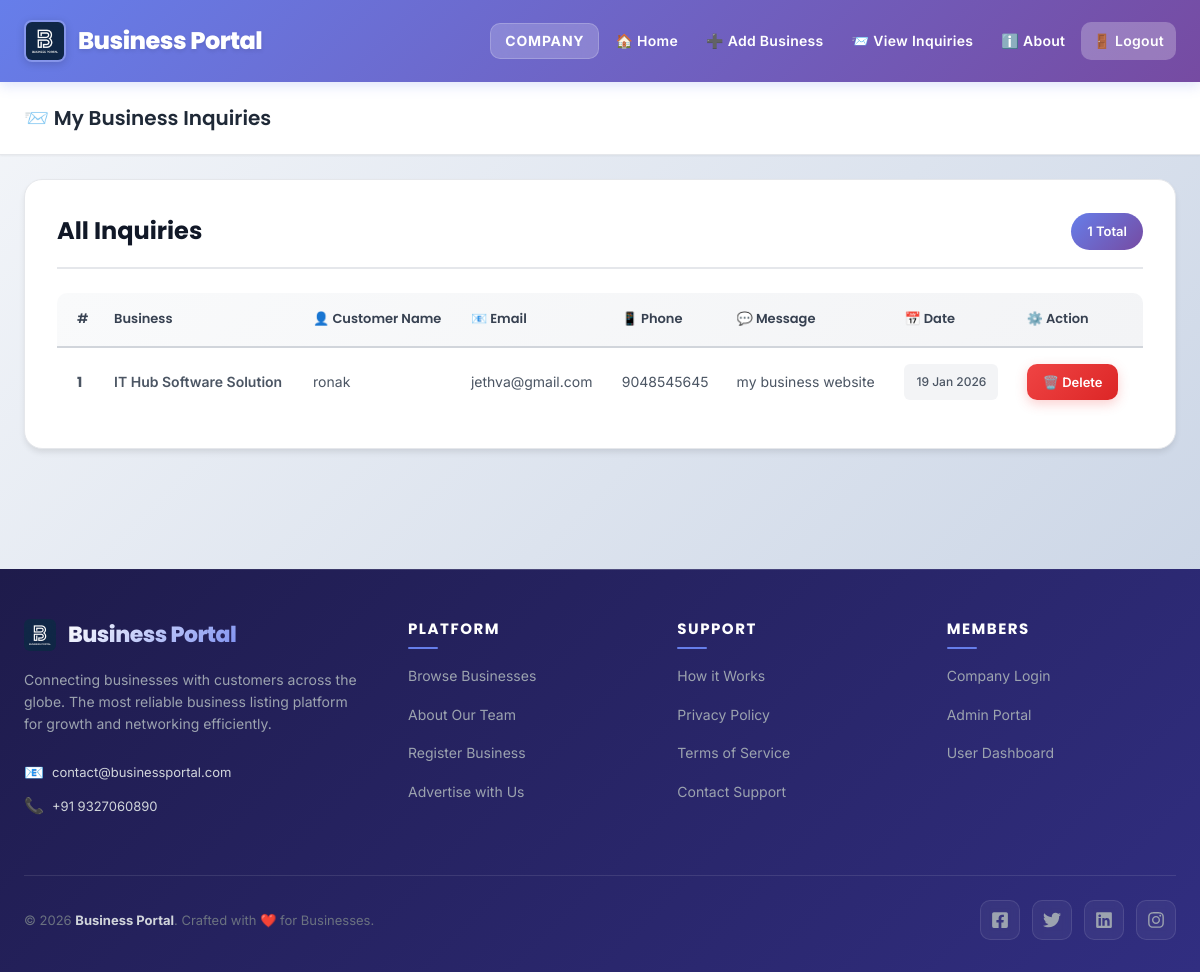
The app's page /company_inquiries.php (signed in), older data.
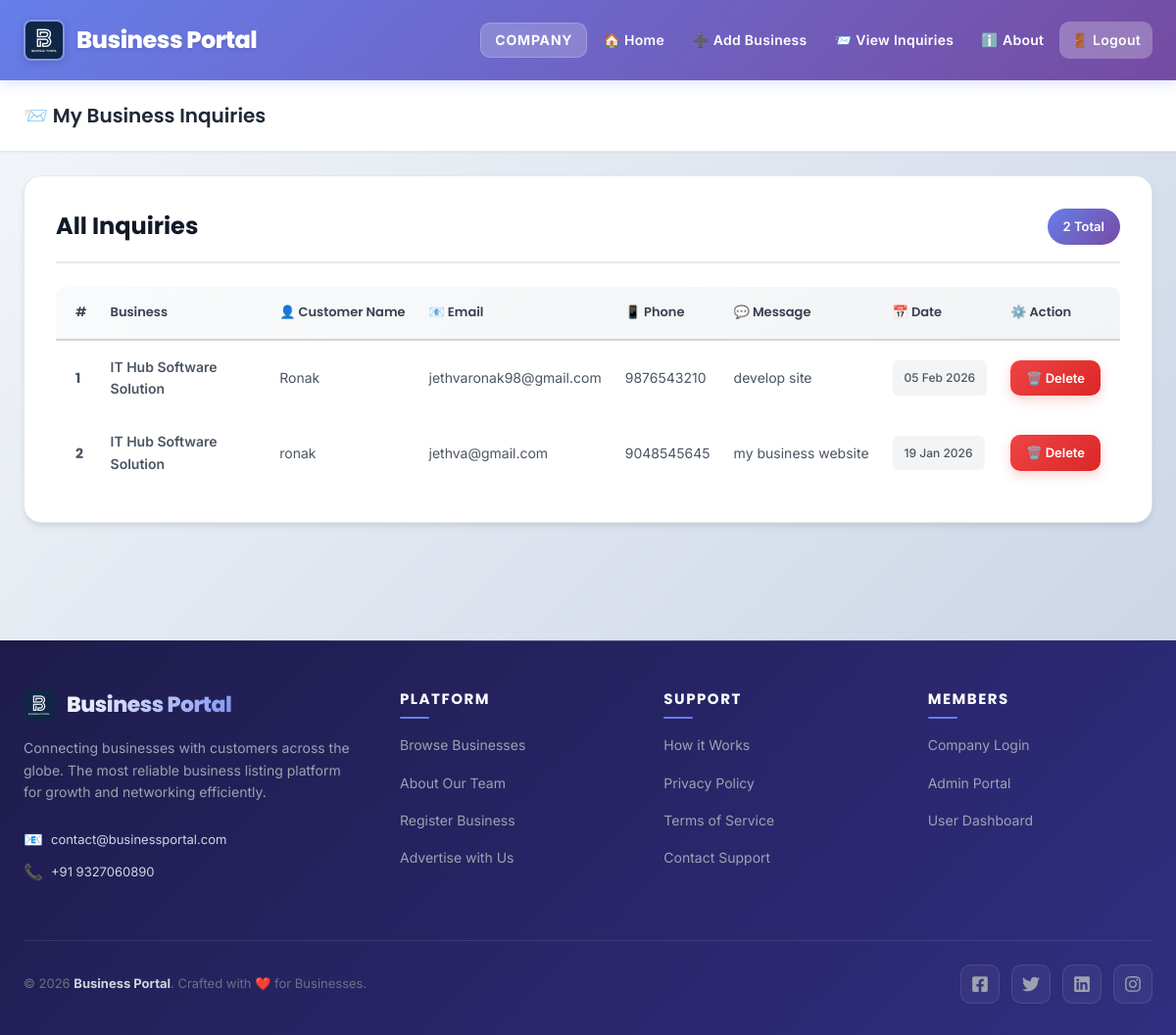
The same page, newer data.
### tables this page shows
CREATE TABLE `inquiries` (
  `id` int(11) NOT NULL,
  `business_name` varchar(255) DEFAULT NULL,
  `name` varchar(100) DEFAULT NULL,
  `email` varchar(100) DEFAULT NULL,
  `phone` varchar(20) DEFAULT NULL,
  `message` text DEFAULT NULL,
  `is_read` tinyint(1) DEFAULT 0,
  `created_at` timestamp NOT NULL DEFAULT current_timestamp()
);

### company_inquiries.php (the view, shortened to what this page needs)
<?php
include "db.php";
$uid = $_SESSION['user_id'];
$bizResult = mysqli_query($conn,
    "SELECT name FROM businesses WHERE user_id='$uid'"
);
$businesses = [];
while ($b = mysqli_fetch_assoc($bizResult)) {
    $businesses[] = "'" . mysqli_real_escape_string($conn, $b['name']) . "'";
}
if (count($businesses) > 0) {
    $bizList = implode(",", $businesses);
    $result = mysqli_query($conn,
        "SELECT * FROM inquiries
         WHERE business_name IN ($bizList)
         ORDER BY id DESC"
    );
} else {
    $result = false;
}
?>
<!DOCTYPE html>
<html lang="en">
<head>
    <link rel="stylesheet" href="style.css?v=<?php echo time(); ?>">
</head>
<body>
<nav class="navbar">
    <div class="navbar-container">
        <div class="navbar-header">
            <div class="navbar-brand">
                <img src="assets/logo.png" alt="Logo" class="navbar-logo">
                Business Portal
            </div>
            <div class="navbar-menu">
                <div class="navbar-user"><?php echo ucfirst($_SESSION['role']); ?></div>
            <a href="dashboard.php">🏠 Home</a>
            <?php if ($_SESSION['role'] === 'company') { ?>
                <a href="add_business.php">➕ Add Business</a>
                <a href="view_inquiries.php">📨 View Inquiries</a>
                <a href="about.php">ℹ️ About</a>
            <?php } ?>
            <a href="logout.php" class="logout-btn">🚪 Logout</a>
        </div>
    </div>
</nav>
<div class="topbar">
    <div class="topbar-container">
        📨 My Business Inquiries
    </div>
</div>
<div class="content">
    <div class="inquiries-table-container">
        <div class="inquiries-table-header">
            <h2>All Inquiries</h2>
            <span class="inquiries-count"><?php echo $result ? mysqli_num_rows($result) : 0; ?> Total</span>
        </div>
        <?php if ($result && mysqli_num_rows($result) > 0) { ?>
            <table class="modern-inquiries-table">
                <thead>
                    <tr>
                        <th>#</th>
                        <th>Business</th>
                        <th>👤 Customer Name</th>
                        <th>📧 Email</th>
                        <th>📱 Phone</th>
                        <th>💬 Message</th>
                        <th>📅 Date</th>
                        <th>⚙️ Action</th>
                    </tr>
                </thead>
                <tbody>
                    <?php $i = 1; while ($row = mysqli_fetch_assoc($result)) { ?>
                        <tr>
                            <td class="inquiry-id" data-label="#"><?php echo $i++; ?></td>
                            <td class="business-name" data-label="Business"><?php echo htmlspecialchars($row['business_name']); ?></td>
                            <td data-label="Customer"><?php echo htmlspecialchars($row['name']); ?></td>
                            <td class="email-cell" data-label="Email"><?php echo htmlspecialchars($row['email']); ?></td>
                            <td data-label="Phone"><?php echo htmlspecialchars($row['phone'] ?: '-'); ?></td>
                            <td class="message-cell" data-label="Message" title="<?php echo htmlspecialchars($row['message']); ?>">
                                <?php echo htmlspecialchars($row['message']); ?>
                            </td>
                            <td data-label="Date">
                                <span class="date-badge">
                                    <?php
                                    echo isset($row['created_at'])
                                        ? date("d M Y", strtotime($row['created_at']))
                                        : '-';
                                    ?>
                                </span>
                            </td>
                            <td>
                                <a href="company_inquiries.php?delete=<?php echo $row['id']; ?>"
                                   class="delete-inquiry-btn"
                                   onclick="return confirm('Are you sure you want to delete this inquiry?')">
                                    🗑️ Delete
                                </a>
                            </td>
                        </tr>
                    <?php } ?>
                </tbody>
            </table>
        <?php } ?>
    </div>
</div>
<?php include "footer.php"; ?>
</body>
</html>

### footer.php (shortened to what this page needs)
<footer class="main-footer">
    <div class="footer-container">
        <div class="footer-grid">
            <div class="footer-brand">
                <div class="footer-logo">
                    <img src="assets/logo.png" alt="Logo">
                    <h3>Business Portal</h3>
                </div>
                <p>Connecting businesses with customers across the globe. The most reliable business listing platform for growth and networking efficiently.</p>
                <div class="footer-contact-info">
                    <p><span>📧</span> contact@businessportal.com</p>
                    <p><span>📞</span> +91 9327060890</p>
                </div>
            </div>
            <div class="footer-links">
                <h4>Platform</h4>
                <ul>
                    <li><a href="index.php">Browse Businesses</a></li>
                    <li><a href="about.php">About Our Team</a></li>
                    <li><a href="register.php">Register Business</a></li>
                    <li><a href="login.php">Advertise with Us</a></li>
                </ul>
            </div>
            <div class="footer-links">
                <h4>Support</h4>
                <ul>
                    <li><a href="about.php">How it Works</a></li>
                    <li><a href="#">Privacy Policy</a></li>
                    <li><a href="#">Terms of Service</a></li>
                    <li><a href="about.php">Contact Support</a></li>
                </ul>
            </div>
            <div class="footer-links">
                <h4>Members</h4>
                <ul>
                    <li><a href="login.php?role=company">Company Login</a></li>
                    <li><a href="login.php?role=admin">Admin Portal</a></li>
                    <li><a href="index.php">User Dashboard</a></li>
                </ul>
            </div>
        </div>
        <div class="footer-bottom">
            <div class="copyright">
                <p>&copy; <?php echo date('Y'); ?> <strong>Business Portal</strong>. Crafted with ❤️ for Businesses.</p>
            </div>
            <div class="footer-social">
                <a href="#" aria-label="Facebook" class="social-icon">
                </a>
                <a href="#" aria-label="Twitter" class="social-icon">
                </a>
                <a href="#" aria-label="LinkedIn" class="social-icon">
                </a>
                <a href="#" aria-label="Instagram" class="social-icon">
                </a>
            </div>
        </div>
    </div>
</footer>

Row changes from the older to the newer data that the page shows:
added inquiries: business_name "IT Hub Software Solution", name "Ronak", email "jethvaronak98@gmail.com", phone "9876543210", message "develop site", created_at "05 Feb 2026"
Text that changed along with them:
mysqli_num_rows($result): "1" → "2"
